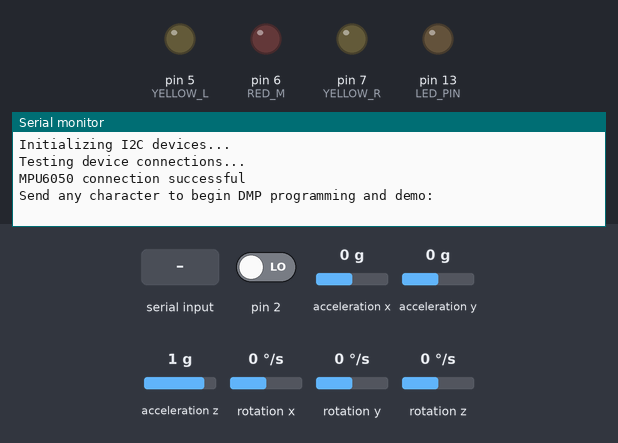
A sketch run on a simulated Arduino Uno, built with avr-gcc and run on an emulated ATmega328P. Parts: output pins drawn as LEDs (lit = HIGH), the last lines printed to the serial monitor. The test bench sets the inputs (shaded band); at power-on: acceleration x 0 g, pin 2 LOW, acceleration y 0 g, acceleration z 1 g, rotation x 0 °/s, rotation y 0 °/s, rotation z 0 °/s. The sensor or clock chip raises its interrupt line as the real part does.

Above: at 0.9 s.
1.0 s: "1" received over Serial
At 1.5 s:
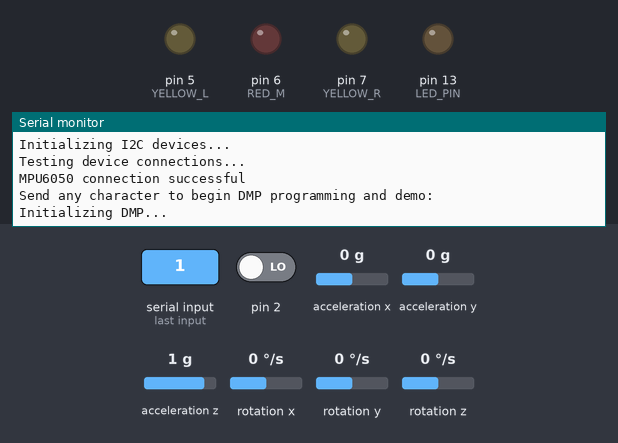
3.0 s: acceleration x set to 0.8 g
At 3.5 s:
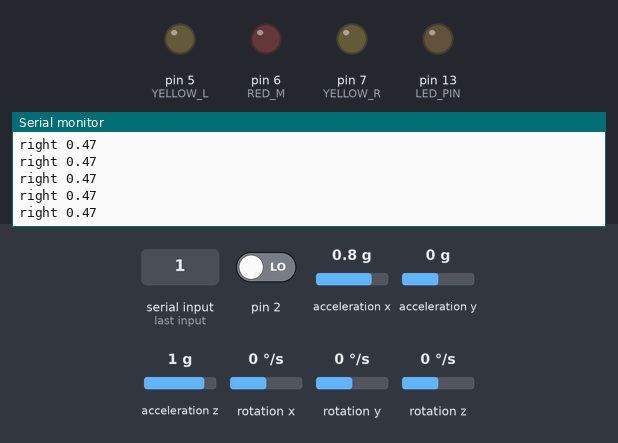
4.9 s: acceleration x set to 0 g
At 5.4 s:
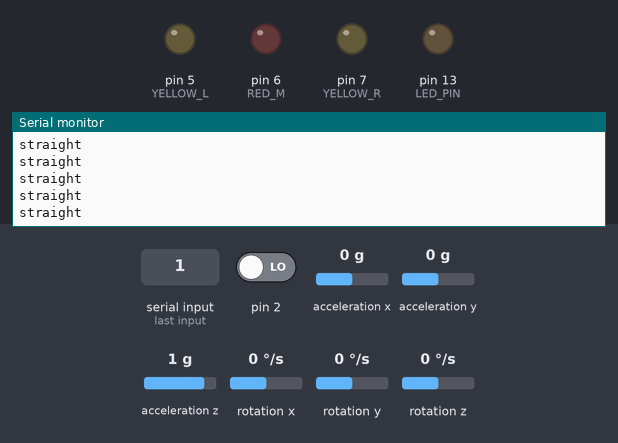

Measured:
- after the input at 1.0 s, the serial monitor: prints a new line at once (image 1)
- after the input at 3.0 s, the serial monitor: prints a new line after 0.05 s (image 2)
- after the input at 4.9 s, the serial monitor: prints a new line after 0.05 s (image 3)

The sketch:

MPU6050HP_V2.ino
```cpp
#include "I2Cdev.h"

#include "MPU6050_6Axis_MotionApps20.h"
// Arduino Wire library is required if I2Cdev I2CDEV_ARDUINO_WIRE implementation
// is used in I2Cdev.h
#if I2CDEV_IMPLEMENTATION == I2CDEV_ARDUINO_WIRE
	#include "Wire.h"
#endif

MPU6050 mpu;

#define SAMPLE_SIZE 5
#define OUT_OF_BOUNDS -1000
#define MAX_ANGLE 80
#define MIN_ANGLE -80
#define MARGEN_PERCENTAGE 0.05
#define STEERING_MARGEN 0.075


int lastdirection;
int lastsamples[SAMPLE_SIZE];
int Insertindex = 0;

#define YELLOW_R 7
#define YELLOW_L 5
#define RED_M	6
#define LED_PIN 13 // (Arduino is 13, Teensy is 11, Teensy++ is 6)
bool blinkState = false;

// MPU control/status vars
bool dmpReady = false;  // set true if DMP init was successful
uint8_t mpuIntStatus;   // holds actual interrupt status byte from MPU
uint8_t devStatus;      // return status after each device operation (0 = success, !0 = error)
uint16_t packetSize;    // expected DMP packet size (default is 42 bytes)
uint16_t fifoCount;     // count of all bytes currently in FIFO
uint8_t fifoBuffer[64]; // FIFO storage buffer

// orientation/motion vars
Quaternion q;           // [w, x, y, z]         quaternion container
VectorFloat gravity;    // [x, y, z]            gravity vector
float ypr[3];           // [yaw, pitch, roll]   yaw/pitch/roll container and gravity vector

volatile bool mpuInterrupt = false;     // indicates whether MPU interrupt pin has gone high
void dmpDataReady() {
	mpuInterrupt = true;
}

void setup() {
	// join I2C bus (I2Cdev library doesn't do this automatically)
#if I2CDEV_IMPLEMENTATION == I2CDEV_ARDUINO_WIRE
	Wire.begin();
	TWBR = 24; // 400kHz I2C clock (200kHz if CPU is 8MHz)
#elif I2CDEV_IMPLEMENTATION == I2CDEV_BUILTIN_FASTWIRE
	Fastwire::setup(400, true);
#endif

	// initialize serial communication
	// (115200 chosen because it is required for Teapot Demo output, but it's
	// really up to you depending on your project)
	Serial.begin(115200);
	while (!Serial); // wait for Leonardo enumeration, others continue immediately

	// initialize device
	Serial.println(F("Initializing I2C devices..."));
	mpu.initialize();

	// verify connection
	Serial.println(F("Testing device connections..."));
	Serial.println(mpu.testConnection() ? F("MPU6050 connection successful") : F("MPU6050 connection failed"));

	// wait for ready
	Serial.println(F("\nSend any character to begin DMP programming and demo: "));
	while (Serial.available() && Serial.read()); // empty buffer
	while (!Serial.available());                 // wait for data
	while (Serial.available() && Serial.read()); // empty buffer again

	// load and configure the DMP
	Serial.println(F("Initializing DMP..."));
	devStatus = mpu.dmpInitialize();

	// supply your own gyro offsets here, scaled for min sensitivity
	mpu.setXGyroOffset(220);
	mpu.setYGyroOffset(76);
	mpu.setZGyroOffset(-85);
	mpu.setZAccelOffset(1788); // 1688 factory default for my test chip

	// make sure it worked (returns 0 if so)
	if (devStatus == 0) {
		// turn on the DMP, now that it's ready
		Serial.println(F("Enabling DMP..."));
		mpu.setDMPEnabled(true);

		// enable Arduino interrupt detection
		Serial.println(F("Enabling interrupt detection (Arduino external interrupt 0)..."));
		attachInterrupt(0, dmpDataReady, RISING);
		mpuIntStatus = mpu.getIntStatus();

		// set our DMP Ready flag so the main loop() function knows it's okay to use it
		Serial.println(F("DMP ready! Waiting for first interrupt..."));
		dmpReady = true;

		// get expected DMP packet size for later comparison
		packetSize = mpu.dmpGetFIFOPacketSize();
	}
	else {
		// ERROR!
		// 1 = initial memory load failed
		// 2 = DMP configuration updates failed
		// (if it's going to break, usually the code will be 1)
		Serial.print(F("DMP Initialization failed (code "));
		Serial.print(devStatus);
		Serial.println(F(")"));
	}

	// configure LED for output
	pinMode(LED_PIN, OUTPUT);
	pinMode(YELLOW_L, OUTPUT);
	pinMode(RED_M, OUTPUT);
	pinMode(YELLOW_R, OUTPUT);

	for (int i = 0; i < 5; i++)
		lastsamples[i] = OUT_OF_BOUNDS;

	lastdirection = OUT_OF_BOUNDS;
}


String getDirection(int direction, int max_angle, int min_angle, int center_offset){
	int max = max_angle + center_offset;
	int min = min_angle + center_offset;
	if (direction > max)
		direction = max;
	if (direction < min)
		direction = min;

	String output = "";
	if (direction - center_offset > STEERING_MARGEN * (max - min)){

		output = "right ";
		output.concat((double)direction / (max - center_offset));
	}
	else if (direction - center_offset < - STEERING_MARGEN * (max - min)){
		output += "left ";
		output.concat((double)direction / ( center_offset - min));
	}
	else{
		output += "straight ";
	}

	return output;

}


void loop() {
	// if programming failed, don't try to do anything
	if (!dmpReady) return;

	// wait for MPU interrupt or extra packet(s) available
	while (!mpuInterrupt && fifoCount < packetSize) {
		// other program behavior stuff here
		// .
		// .
		// .
		// if you are really paranoid you can frequently test in between other
		// stuff to see if mpuInterrupt is true, and if so, "break;" from the
		// while() loop to immediately process the MPU data
		// .
		// .
		// .
	}

	// reset interrupt flag and get INT_STATUS byte
	mpuInterrupt = false;
	mpuIntStatus = mpu.getIntStatus();

	// get current FIFO count
	fifoCount = mpu.getFIFOCount();

	// check for overflow (this should never happen unless our code is too inefficient)
	if ((mpuIntStatus & 0x10) || fifoCount == 1024) {
		// reset so we can continue cleanly
		mpu.resetFIFO();
		Serial.println(F("FIFO overflow!"));

		// otherwise, check for DMP data ready interrupt (this should happen frequently)
	}
	else if (mpuIntStatus & 0x02) {
		// wait for correct available data length, should be a VERY short wait
		while (fifoCount < packetSize) fifoCount = mpu.getFIFOCount();

		// read a packet from FIFO
		mpu.getFIFOBytes(fifoBuffer, packetSize);

		// track FIFO count here in case there is > 1 packet available
		// (this lets us immediately read more without waiting for an interrupt)
		fifoCount -= packetSize;


		// put your main code here, to run repeatedly:
		mpu.dmpGetQuaternion(&q, fifoBuffer);
		mpu.dmpGetGravity(&gravity, &q);
		mpu.dmpGetYawPitchRoll(ypr, &q, &gravity);

		ypr[0] = ypr[0] * 180 / M_PI;
		ypr[1] = ypr[1] * 180 / M_PI;
		ypr[2] = ypr[2] * 180 / M_PI;

		lastsamples[Insertindex] = ypr[1];
		Insertindex = (Insertindex + 1) % SAMPLE_SIZE;
		int max = (lastsamples[0] > lastsamples[1]) ? lastsamples[0] : lastsamples[1];
		int min = (lastsamples[0] < lastsamples[1]) ? lastsamples[0] : lastsamples[1];

		for (int i = 2; i < SAMPLE_SIZE; i++){
			if (lastsamples[i] > max)
				max = lastsamples[i];
			if (lastsamples[i] < min)
				min = lastsamples[i];
		}

		//Serial.print("pitch      ");
		//Serial.print(ypr[1]);
		if (abs(max - min) < MARGEN_PERCENTAGE*(MAX_ANGLE - MIN_ANGLE)){
			//Serial.print("        current angle      ");
			//Serial.print(lastsamples[SAMPLE_SIZE - 1]);
			if (abs(lastdirection - lastsamples[SAMPLE_SIZE - 1]) > STEERING_MARGEN*(MAX_ANGLE - MIN_ANGLE)){
				lastdirection = lastsamples[SAMPLE_SIZE - 1];
				Serial.print("      direction     ");
				Serial.println(lastdirection);
			}
			else{
			//	Serial.println("");
			}


		}
		else{
			//Serial.println("");
		}

		Serial.println(getDirection(lastdirection, MAX_ANGLE, MIN_ANGLE, 0));


	}

}
```
